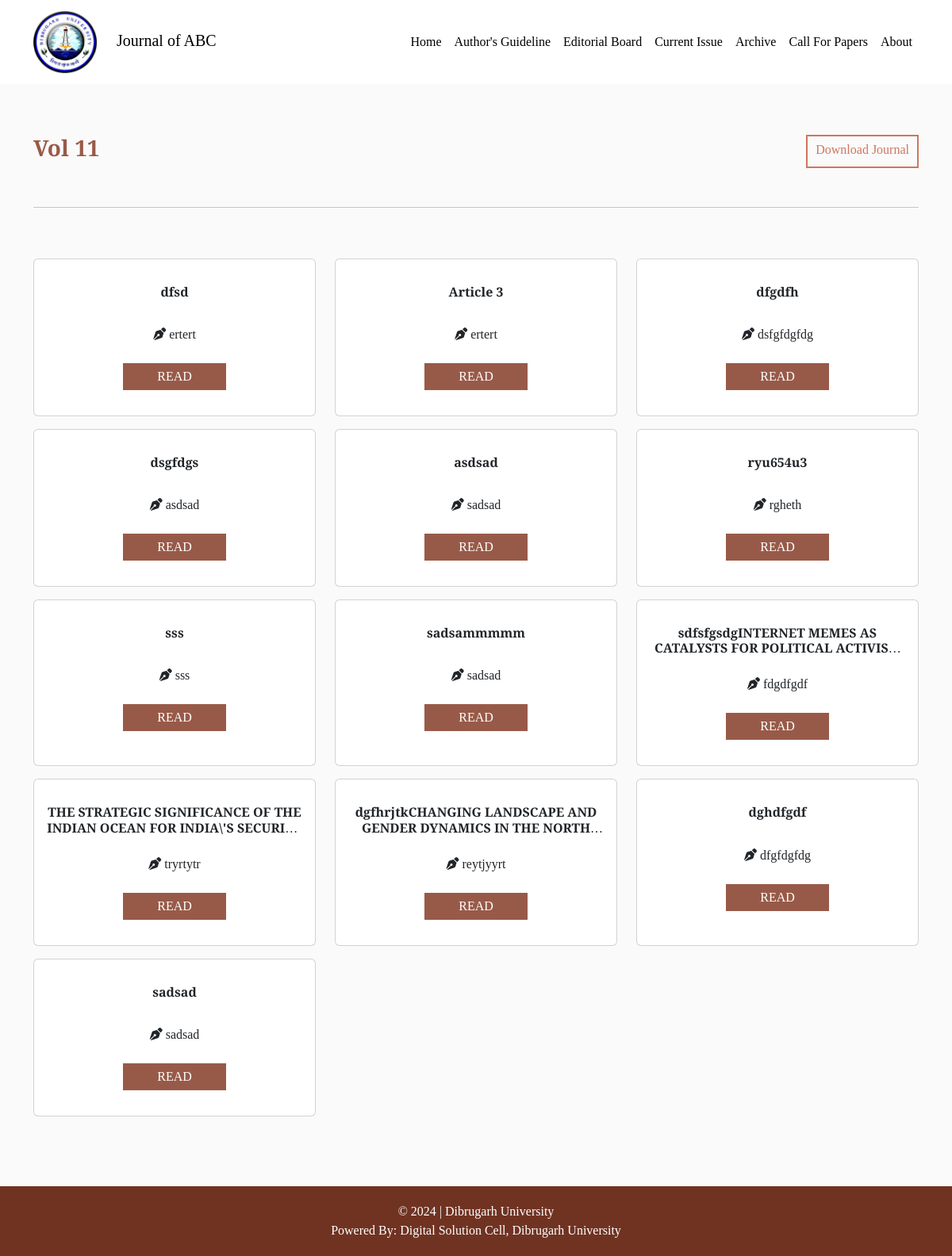
The page /articles?journal_id=9 on the database its author committed.
### tables this page shows
CREATE TABLE IF NOT EXISTS `journals` (
  `journal_id` int NOT NULL AUTO_INCREMENT,
  `title` varchar(500) NOT NULL,
  `filename` text,
  `date` timestamp NOT NULL DEFAULT CURRENT_TIMESTAMP,
  `published_date` varchar(10) DEFAULT NULL,
  `status` varchar(20) NOT NULL DEFAULT 'Not Published',
  PRIMARY KEY (`journal_id`)
);

CREATE TABLE IF NOT EXISTS `articles` (
  `article_id` int NOT NULL AUTO_INCREMENT,
  `journal_id` int NOT NULL,
  `title` varchar(500) NOT NULL,
  `author` varchar(200) NOT NULL,
  `filename` varchar(500) NOT NULL,
  `unique_visitors` int NOT NULL,
  PRIMARY KEY (`article_id`)
);

### articles.php (the view, shortened to what this page needs)
<?php
    include 'includes/head.php';
    include 'config.php';
?>
</head>
<body>
    <?php
     include 'includes/navbar.php';
    ?>
    <section class='py-3 height-wrapper' style='background-color: #FAFAFA'>
        <div class="container">
            <div class="row my-5">
                <div class='page-title-btn'>
                    <?php
                        $sql = "SELECT * FROM journals WHERE journal_id = $_GET[journal_id]";
                        $stmt = mysqli_stmt_init($conn);
                        if(!mysqli_stmt_prepare($stmt, $sql)){
                            echo "Error";
                        } else {
                            mysqli_stmt_execute($stmt);
                            $result = mysqli_stmt_get_result($stmt);
                            if($result->num_rows > 0 ){
                                $row = mysqli_fetch_assoc($result);
                                echo "
                                <h3 class='color-brown'><b>$row[title]</b></h3>";
                                $sql = "SELECT filename FROM journals WHERE journal_id = $_GET[journal_id]";
                                $stmt = mysqli_stmt_init($conn);
                                if(!mysqli_stmt_prepare($stmt, $sql)){
                                    echo "Error";
                                } else {
                                    mysqli_stmt_execute($stmt);
                                    $result = mysqli_stmt_get_result($stmt);
                                    if($result->num_rows > 0 ){
                                        while ($row2 = mysqli_fetch_assoc($result)) {
                                            if (!is_null($row2['filename'])) {
                                                $filename= $row2['filename'];
                                                echo "
                                                    <a href='Archive/complete-journals/$filename' download class='button' target='_blank'>Download Journal</a>
                                                ";
                                            }
                                        }
                                    }
                                }
                            }
                        }
                    ?>
                </div>
            </div>
            <hr>
            <div class="row mt-5">
                <?php
                    $sql = "SELECT articles.title,articles.author, articles.article_id FROM articles JOIN journals ON articles.journal_id = journals.journal_id
                    WHERE journals.journal_id = '$row[journal_id]' ORDER BY article_id ASC";
                    $stmt = mysqli_stmt_init($conn);
                    if(!mysqli_stmt_prepare($stmt, $sql)){
                        echo "Error";
                    } else {
                        mysqli_stmt_execute($stmt);
                        $result = mysqli_stmt_get_result($stmt);
                        if($result->num_rows > 0 ){
                            while($row = mysqli_fetch_assoc($result)){
                                echo "
                                <div class='col-sm-4 mt-3'>
                                    <div class='card py-3 article-card'>
                                        <div class='card-body'>
                                            <div class='title'>
                                                <center>
                                                    <h6><b>$row[title]</b></h6>
                                                </center>
                                            </div><br>
                                            <center><i class='fa-solid fa-pen-nib'></i> $row[author]</center> <br>
                                            <center>
                                                <a href='article?id=$row[article_id]'><button
                                                        class='issue-card-btn'>Read</button></a>
                                            </center>
                                        </div>
                                    </div>
                                </div>
                                ";
                            }
                        }
                    }
                ?>
            </div>
            <br> <br> <br>
    </section>
    <?php
    include 'includes/footer.php';
?>
</body>
</html>

### assets/style.css (style rules this page uses)
* { font-family: "Playfair Display", serif; }
.height-wrapper { min-height: 90vh; }
.color-brown { color: #985A48; }
.issue-card-btn { background-color: #985A48; color: #fff; padding: 5px 10px; width: 130px; border: none; text-transform: uppercase; transition: 0.3s; }
.page-title-btn { display: flex; justify-content: space-between; }
.page-title-btn .button { text-decoration: none; border: 2px solid #cf765e; padding: 5px 10px; color: #cf765e; transition: 0.3s; height: 42px; margin-left: 20px; }
.article-card { height: 100% !important; }
.article-card .title { display: -webkit-box; -webkit-box-orient: vertical; overflow: hidden; -webkit-line-clamp: 2; text-overflow: ellipsis; }

### rows shown on the page
journals: title "Vol 11"
articles: title "dfsd", author "ertert"
articles: title "Article 3", author "ertert"
articles: title "dfgdfh", author "dsfgfdgfdg"
articles: title "dsgfdgs", author "asdsad"
articles: title "asdsad", author "sadsad"
articles: title "ryu654u3", author "rgheth"
articles: title "sss", author "sss"
articles: title "sadsammmmm", author "sadsad"
articles: title "sdfsfgsdgINTERNET MEMES AS CATALYSTS FOR POLITICAL…", author "fdgdfgdf"
articles: title "THE STRATEGIC SIGNIFICANCE OF THE INDIAN OCEAN FOR INDIA\\'S…", author "tryrtytr"
articles: title "dgfhrjtkCHANGING LANDSCAPE AND GENDER DYNAMICS IN THE…", author "reytjyyrt"
articles: title "dghdfgdf", author "dfgfdgfdg"
articles: title "sadsad", author "sadsad"
